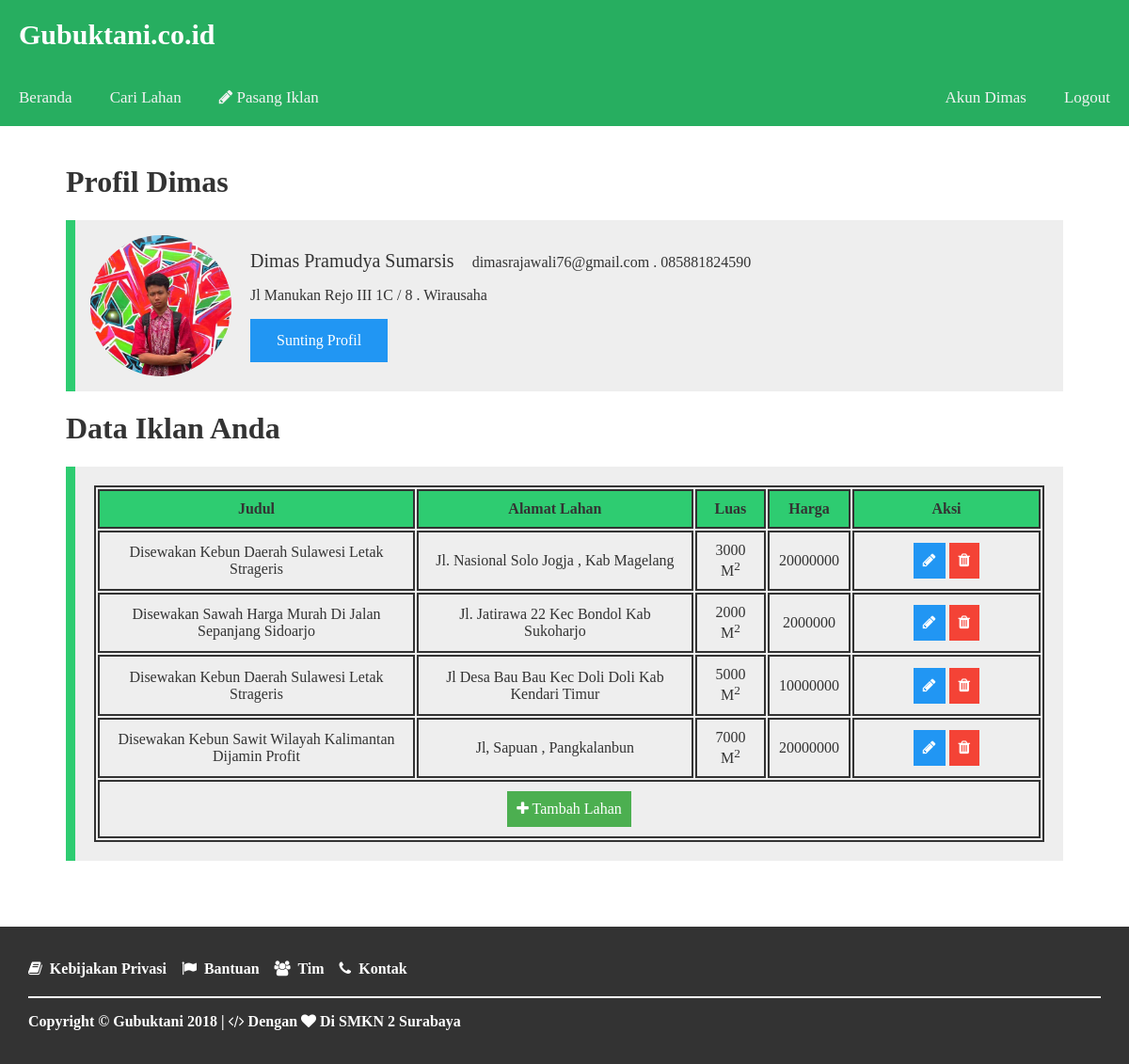
Before: /ui/akun.php (signed in) with the older database file.
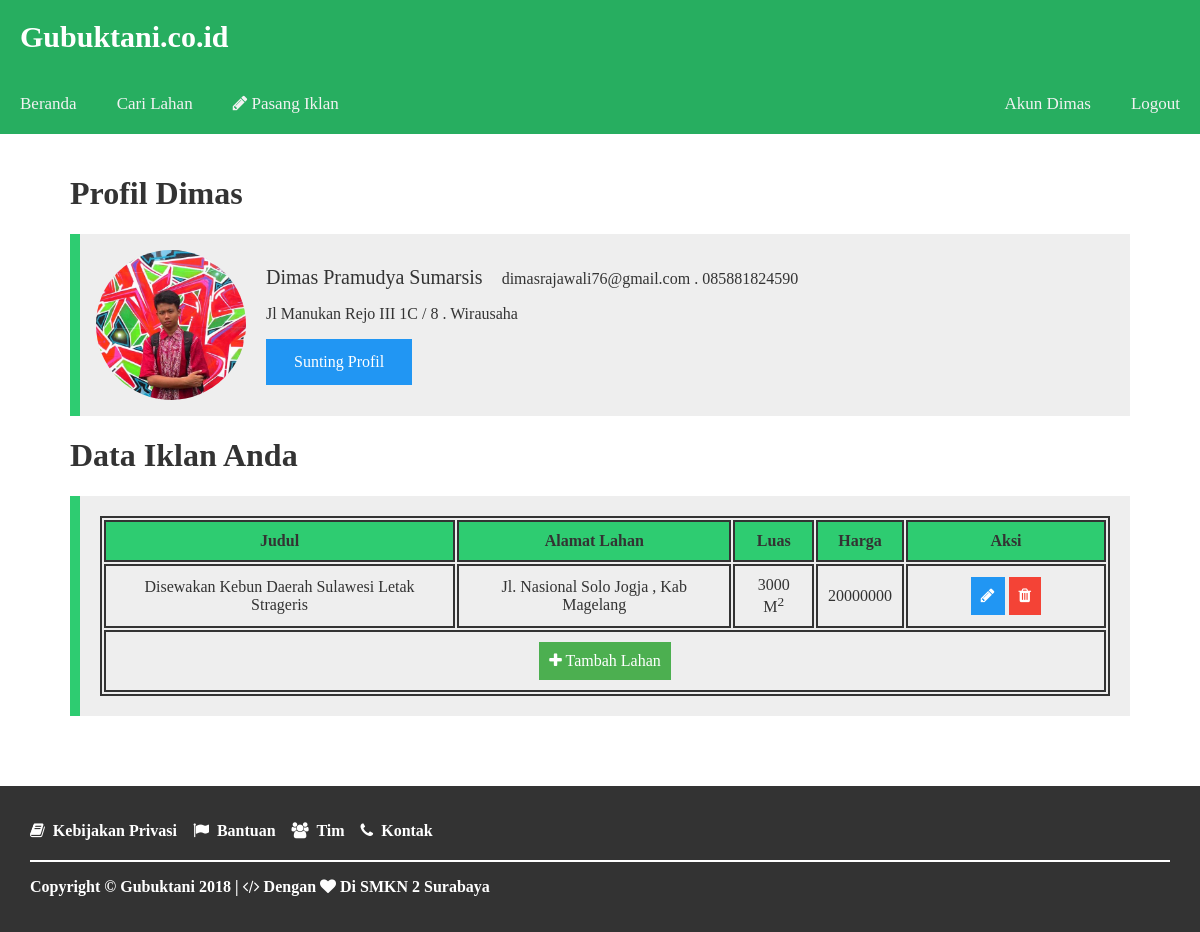
After: the same page with the newer database file.
### tables this page shows
CREATE TABLE `tb_user` (
  `id_user` int(8) NOT NULL,
  `nama_depan` varchar(15) NOT NULL,
  `nama_belakang` varchar(60) NOT NULL,
  `email` varchar(60) NOT NULL,
  `password` varchar(255) NOT NULL,
  `alamat` varchar(100) NOT NULL,
  `telepon` varchar(13) NOT NULL,
  `profesi` varchar(20) NOT NULL,
  `foto` varchar(200) NOT NULL,
  `create_at` varchar(100) DEFAULT NULL,
  `update_at` varchar(100) DEFAULT NULL
);

CREATE TABLE `tb_lahan` (
  `id_lahan` int(11) NOT NULL,
  `id_user` int(11) NOT NULL,
  `id_kategori` int(11) NOT NULL,
  `judul` varchar(100) NOT NULL,
  `alamat_lahan` varchar(100) NOT NULL,
  `luas` varchar(7) NOT NULL,
  `sertifikasi` varchar(60) NOT NULL,
  `deskripsi` text NOT NULL,
  `harga` int(11) NOT NULL,
  `kurun_sewa` varchar(10) NOT NULL,
  `status` varchar(20) NOT NULL,
  `kondisi` varchar(10) NOT NULL,
  `fasilitas_irigasi` varchar(60) NOT NULL,
  `fasilitas_tanah` varchar(60) NOT NULL,
  `fasilitas_jalan` varchar(60) NOT NULL,
  `fasilitas_pemandangan` varchar(60) NOT NULL,
  `foto_lahan` varchar(255) NOT NULL,
  `fieldCreate_at` varchar(100) DEFAULT NULL,
  `fieldUpdate_at` varchar(100) DEFAULT NULL
);

### ui/User.php (called while the page is built, shortened)
<?php
    class User
    {
        private $db;
        function __construct($db_conn)
        {
            $this->db = $db_conn;
        }
        public function isLoggedIn(){
            if(isset($_SESSION['user_session']))
            {
                return true;
            }
        }
        public function getUser(){
            try {
                $query = $this->db->prepare("SELECT * FROM tb_user WHERE id_user = :id_user");
                $query->bindParam(":id_user", $_SESSION['user_session']);
                $query->execute();
                return $query->fetch();
            } catch (PDOException $e) {
                echo $e->getMessage();
                return false;
            }
        }
    }
?>

### ui/akun.php (the view, shortened to what this page needs)
<?php
    require_once "db.php";
    require_once "User.php";
    $user = new User($db);
    $currentUser = $user->getUser();
    $query = $db->prepare("SELECT * FROM tb_user WHERE id_user = $currentUser[id_user] ");
    $query->execute();
    $data = $query->fetch();
    $currentUser = $user->getUser();
 ?>
<!DOCTYPE html>
<html>
<head>
	<link rel="stylesheet" type="text/css" href="css/style.css">
  <link rel="stylesheet" type="text/css" href="css/font-awesome.min.css">
</head>
<body onscroll="myFunction()">
<div class="header">
  <h1>Gubuktani.co.id</h1>
</div>
<?php include "template/header.php"; ?>
<div class="content content-akun">
  <h1>Profil <?php echo $currentUser['nama_depan'] ?></h1>
  <div class="container-akun">
    <img src="images/<?php echo $data['foto'] ?>" alt="Avatar" style="width:150px; height:150px;">
    <p><span><?php echo $data['nama_depan'] . '&nbsp;' . $data['nama_belakang']?></span> <?php echo $data['email'] ?> . <?php echo $data['telepon'] ?></p>
    <p><?php echo $data['alamat'] ?> . <?php echo $data['profesi'] ?></p>
    <a href="akunEdit.php?id_user=<?php echo $currentUser['id_user'] ?>" class="btn info">Sunting Profil</a>
  </div>
    <h1>Data Iklan Anda</h1>
    <div class="container-data">
        <table class="akun-table">
          <tr>
            <th>Judul</th>
            <th>Alamat Lahan</th>
            <th>Luas</th>
            <th>Harga</th>
            <th class="aksi">Aksi</th>
          </tr>
          <?php
            $fieldSql = "SELECT * FROM tb_lahan INNER JOIN tb_user ON tb_lahan.id_user=tb_user.id_user ORDER BY fieldCreate_at DESC";
            $fieldQuery = $db->prepare($fieldSql);
            $fieldQuery->execute();
            $fields = $fieldQuery->fetchAll();
           ?>
           <?php
           foreach ($fields as $field) {
           if($field['id_user'] == $currentUser['id_user']){
           ?>
          <tr>
            <td><?php echo $field['judul']; ?></td>
            <td><?php echo $field['alamat_lahan']; ?></td>
            <td><?php echo $field['luas']; ?> M<sup>2</sup></td>
            <td><?php echo $field['harga']; ?></td>
            <td class="aksi">
              <a href="fieldEdit.php?id_lahan=<?php echo $field['id_lahan']?>" class="btn info" title="perbarui iklan"><i class="fa fa-pencil"></i></a>
              <a href="fieldProses.php?id_lahan=<?php echo $field['id_lahan']; ?>" class="btn danger" title="hapus iklan"><i class="fa fa-trash"></i></a>
            </td>
          </tr>
          <?php   } ?>
          <?php } ?>
          <tr>
            <td colspan="5">
              <a href="fieldAdd.php" class="btn success"><i class="fa fa-plus"></i> Tambah Lahan</a>
            </td>
          </tr>
        </table>
    </div>
</div>
<?php include "template/footer.php"; ?>
</body>
</html>

### ui/Template/header.php
<?php
  $a = $_SERVER['PHP_SELF'];
  $b = "/gubuktani/ui/";
  $c = array(
    "index.php",
    "login.php",
    "register.php",
    "akun.php",
    "akunEdit.php",
    "akunEditPass.php",
    "fieldAdd.php",
    "searchField.php",
  );
  $d = "active";
?>
<div class="navbar" id="navbar">
  <a href="<?php echo $c[0] ?>" class="<?php if($a == $b . $c[0]){echo $d;}?>">Beranda</a>
  <a href="<?php echo $c[7] ?>" class="<?php if($a == $b . $c[7]){echo $d;}?>">Cari Lahan</a>
  <a href='fieldAdd.php' class="<?php if(($a == $b . $c[6])){echo $d;}?>"><i class='fa fa-pencil'></i> Pasang Iklan</a>
  <?php
    if(!$user->isLoggedIn()){?>
          <a href='login.php' class="<?php if(($a == $b . $c[1]) || ($a == $b . $c[2])){echo $d;}?>" style='float:right;'>Login</a>
        <?php }else{ ?>
          <a href='logout.php' style='float:right;'>Logout</a>
          <a href='akun.php?id_user=<?php echo $currentUser['id_user']; ?>' class="<?php if(($a == $b . $c[3]) || ($a == $b . $c[4]) || ($a == $b . $c[5])){echo $d;}?>" style='float:right; text-transform:capitalize;'>Akun <?php echo $currentUser['nama_depan'] ?></a>
       <?php } ?>
</div>

### ui/Template/footer.php (shortened to what this page needs)
<div class="footer">
  <ul>
      <li><a href="term.php"><i class="fa fa-book"></i>&nbsp; Kebijakan Privasi</a></li>
      <li><a href="help.php"><i class="fa fa-flag"></i>&nbsp; Bantuan</a></li>
      <li><a href="team.php"><i class="fa fa-group"></i>&nbsp; Tim</a></li>
      <li><a href="contact.php"><i class="fa fa-phone"></i>&nbsp; Kontak</a></li>
  </ul>
  <p>Copyright &copy; Gubuktani <?php echo date('Y') ?> | <i class="fa fa-code"></i> Dengan <i class="fa fa-heart"></i> Di SMKN 2 Surabaya </p>
</div>

### ui/css/style.css (style rules this page uses)
body,html { margin: 0; font-family: raleway; height: 100%; color: #333; }
.header { color: #FFF; background: #27ae60; padding: 20px; }
.header h1 { margin: 0; font-family: segoe script; font-weight: bold; font-size:30px; }
.navbar { overflow: hidden; background-color: #27ae60; z-index: 5; }
.navbar a { float: left; display: block; color: #f2f2f2; text-align: center; padding: 20px; text-decoration: none; font-size: 17px; }
.content { padding: 20px; text-align: justify; max-width: 1100px; margin: auto; margin-bottom: 50px; }
* { box-sizing: border-box; }
.container-akun { background-color: #eee; padding: 16px; margin: 16px 0; border-left:10px solid #2ecc71; }
.container-akun::after { content: ""; clear: both; display: table; }
.container-akun img { float: left; margin-right: 20px; border-radius: 100%; }
.container-akun span { font-size: 20px; margin-right: 15px; }
.container-data { background: #eee; float: none; width: 100%; padding: 20px; border-left:10px solid #2ecc71; }
table { width: 100%; text-align: center; }
th, td { padding: 10px; }
.aksi { min-width: 200px; }
table .btn { padding: 10px; }
.akun-table { border:2px solid #333; }
.akun-table th { background: #2ecc71; }
.akun-table th,.akun-table td { border:2px solid #333; }
a { text-decoration: none; }
.btn { border: none; color: white; padding: 14px 28px; text-align: center; display: inline-block; font-size: 16px; }
.success { background-color: #4CAF50; }
.info { background-color: #2196F3; }
.danger { background-color: #f44336; }
.footer { bottom: 0; overflow: hidden; background: #333; padding: 20px 30px; color: #fff; font-weight: bold; box-shadow: 4px 0px 0px 0px rgba(0, 0, 0, 0.2), 20px 0px 0px 0px rgba(0, 0, 0, 0.19); }
.footer ul { list-style-type: none; padding: 0; overflow: hidden; background-color: #333; border-bottom: 2px solid #fff; }
.footer li { float: left; }
.footer li a { display: block; color: white; text-align: center; padding-bottom: 20px; padding-right:16px; text-decoration: none; }

Changed rows visible on the page:
removed tb_lahan: judul "Disewakan Sawah Harga Murah Di Jalan Sepanjang Sidoarjo", alamat_lahan "Jl. Jatirawa 22 Kec Bondol Kab Sukoharjo", luas "2000", harga "2000000"
removed tb_lahan: judul "Disewakan Kebun Daerah Sulawesi Letak Strageris", alamat_lahan "Jl Desa Bau Bau Kec Doli Doli Kab Kendari Timur", luas "5000", harga "10000000"
removed tb_lahan: judul "Disewakan Kebun Sawit Wilayah Kalimantan Dijamin Profit", alamat_lahan "Jl, Sapuan , Pangkalanbun", luas "7000", harga "20000000"
